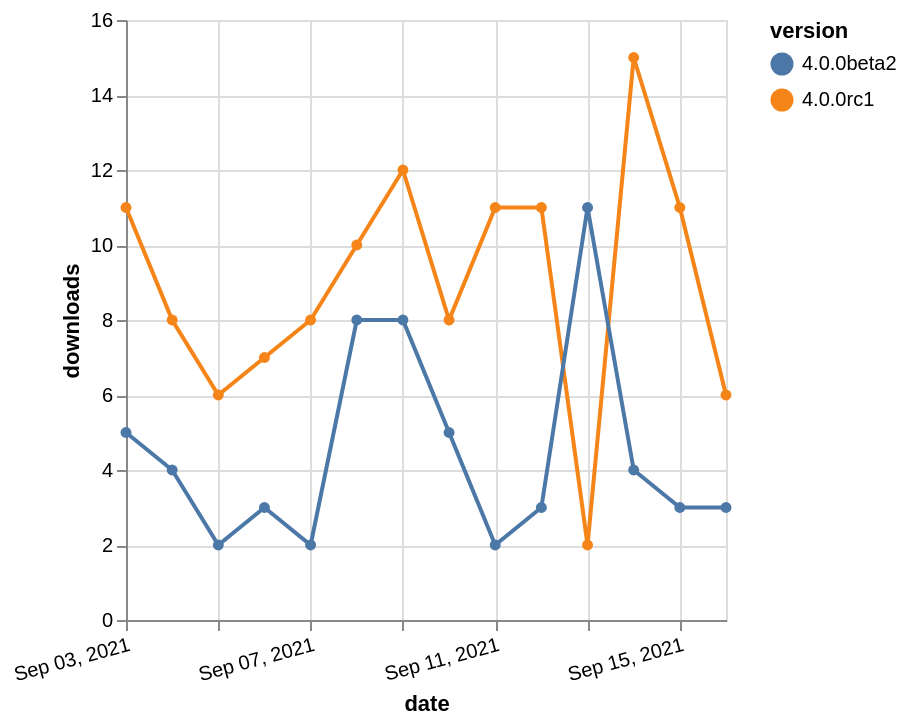

Vega-Lite specification for this chart:
### Vega-Lite specification from a JSON file in a GitHub repository (floating-point values rounded to 4 significant figures)
{"$schema": "https://vega.github.io/schema/vega-lite/v5.json", "description": "A simple bar chart with embedded data.", "data": {"values": [{"date": "2021-09-03", "total": 2360, "delta": 11, "version": "4.0.0rc1"}, {"date": "2021-09-04", "total": 2368, "delta": 8, "version": "4.0.0rc1"}, {"date": "2021-09-05", "total": 2374, "delta": 6, "version": "4.0.0rc1"}, {"date": "2021-09-06", "total": 2381, "delta": 7, "version": "4.0.0rc1"}, {"date": "2021-09-07", "total": 2389, "delta": 8, "version": "4.0.0rc1"}, {"date": "2021-09-08", "total": 2399, "delta": 10, "version": "4.0.0rc1"}, {"date": "2021-09-09", "total": 2411, "delta": 12, "version": "4.0.0rc1"}, {"date": "2021-09-10", "total": 2419, "delta": 8, "version": "4.0.0rc1"}, {"date": "2021-09-11", "total": 2430, "delta": 11, "version": "4.0.0rc1"}, {"date": "2021-09-12", "total": 2441, "delta": 11, "version": "4.0.0rc1"}, {"date": "2021-09-13", "total": 2443, "delta": 2, "version": "4.0.0rc1"}, {"date": "2021-09-14", "total": 2458, "delta": 15, "version": "4.0.0rc1"}, {"date": "2021-09-15", "total": 2469, "delta": 11, "version": "4.0.0rc1"}, {"date": "2021-09-16", "total": 2475, "delta": 6, "version": "4.0.0rc1"}, {"date": "2021-09-03", "total": 15773, "delta": 5, "version": "4.0.0beta2"}, {"date": "2021-09-04", "total": 15777, "delta": 4, "version": "4.0.0beta2"}, {"date": "2021-09-05", "total": 15779, "delta": 2, "version": "4.0.0beta2"}, {"date": "2021-09-06", "total": 15782, "delta": 3, "version": "4.0.0beta2"}, {"date": "2021-09-07", "total": 15784, "delta": 2, "version": "4.0.0beta2"}, {"date": "2021-09-08", "total": 15792, "delta": 8, "version": "4.0.0beta2"}, {"date": "2021-09-09", "total": 15800, "delta": 8, "version": "4.0.0beta2"}, {"date": "2021-09-10", "total": 15805, "delta": 5, "version": "4.0.0beta2"}, {"date": "2021-09-11", "total": 15807, "delta": 2, "version": "4.0.0beta2"}, {"date": "2021-09-12", "total": 15810, "delta": 3, "version": "4.0.0beta2"}, {"date": "2021-09-13", "total": 15821, "delta": 11, "version": "4.0.0beta2"}, {"date": "2021-09-14", "total": 15825, "delta": 4, "version": "4.0.0beta2"}, {"date": "2021-09-15", "total": 15828, "delta": 3, "version": "4.0.0beta2"}, {"date": "2021-09-16", "total": 15831, "delta": 3, "version": "4.0.0beta2"}]}, "width": "container", "mark": {"type": "line", "point": {"filled": true}}, "encoding": {"x": {"field": "date", "type": "temporal", "timeUnit": "yearmonthdate", "title": "date", "axis": {"labelAngle": -15}}, "y": {"field": "delta", "type": "quantitative", "title": "downloads"}, "color": {"field": "version", "type": "nominal"}, "tooltip": {"field": "delta"}}}
